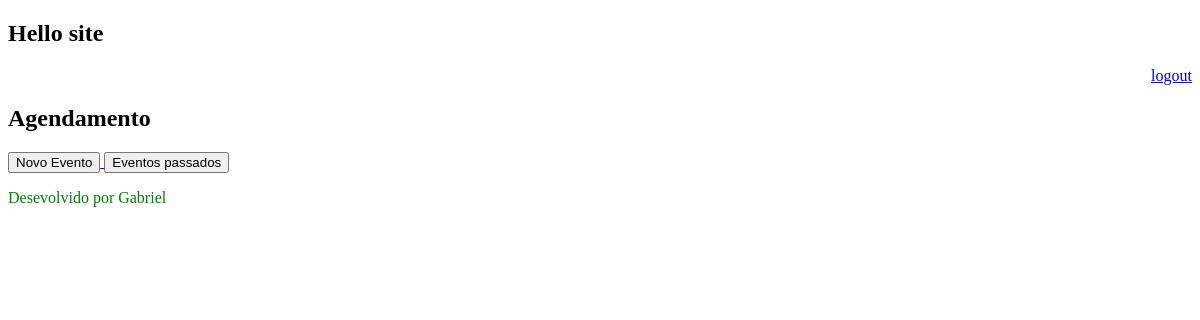
Page /agenda/ (signed in) on the earlier database version.
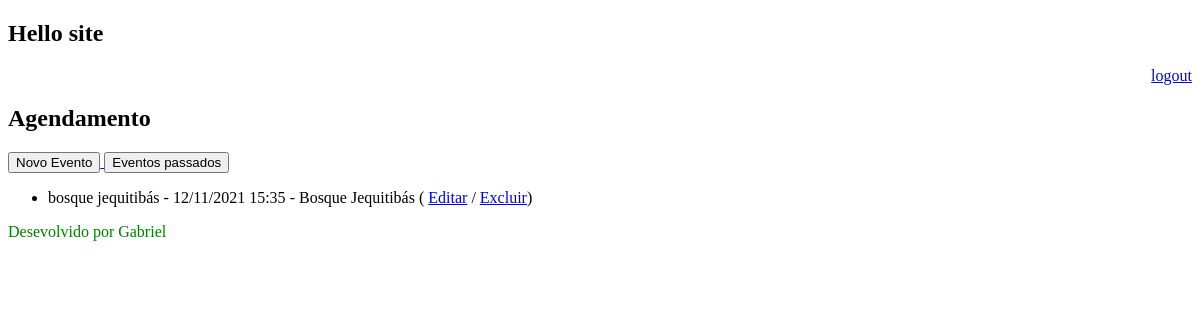
Same page on the later database version.
### core/models.py (models this page shows, shortened)
class Evento(models.Model):
    titulo = models.CharField(max_length=100)
    descricao = models.TextField(blank=True, null=True)
    data_evento = models.DateTimeField()
    data_criacao = models.DateTimeField(auto_now=True)
    usuarios = models.ForeignKey(User, on_delete=models.CASCADE)
    local = models.CharField(blank=True, null=True, max_length=100)
    class Meta:
        db_table = 'evento'
    def get_data_evento(self):
        return self.data_evento.strftime('%d/%m/%Y %H:%M')
    def get_local_evento(self):
        return self.local
    def get_evento_atrasado(self):
        if self.data_evento < datetime.now():
            return True
        else:
            return False
    def get_evento_acaminho(self):
        if self.data_evento < datetime.now() + timedelta(hours=2):
            return True
        else:
            return False

### core/views.py (the view)
# urls.py: path('agenda/', views.lista_eventos),
@login_required(login_url='/login/')
def lista_eventos(request):
    usuarios = request.user
    data_atual = datetime.now() - timedelta(hours=1)
    evento = Evento.objects.filter(usuarios=usuarios, data_evento__gt=data_atual)
    dados = {'eventos': evento}
    return render(request, 'agenda.html', dados)

### templates/agenda.html (shortened to what this page needs)
    {% extends "header.html" %}
    {% block content %}
    <h2>Agendamento</h2>
    <a href="evento/">
        <button type="button"> Novo Evento</button>
    </a>
    <a href="eventos_passados">
        <button type="button">Eventos passados</button>
    </a>
    <ul>
    {% for evento in eventos %}
        <li>
            <div
            >
                {{ evento.titulo }} - {{ evento.get_data_evento }} - {{ evento.get_local_evento}}
                ( <a href="evento/?id={{ evento.id }} ">Editar</a>
                / <a href="evento/delete/{{ evento.id }}">Excluir</a>)
            </div>
        </li>
    {% endfor %}
    </ul>
    {% endblock %}

Differences in the rows shown:
added Evento: titulo "bosque jequitibás", get_data_evento "12/11/2021 15:35", get_local_evento "Bosque Jequitibás"
